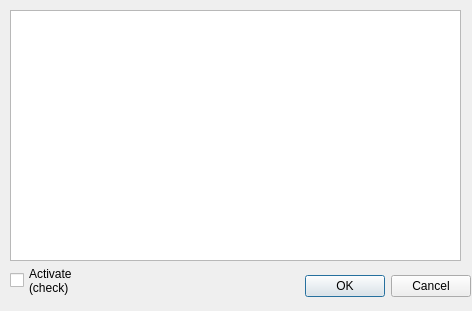
<?xml version="1.0" encoding="UTF-8"?>
<ui version="4.0">
 <class>foss4g2011_tutorial2_solution</class>
 <widget class="QDialog" name="foss4g2011_tutorial2_solution">
  <property name="geometry">
   <rect>
    <x>0</x>
    <y>0</y>
    <width>472</width>
    <height>311</height>
   </rect>
  </property>
  <property name="windowTitle">
   <string>foss4g2011_tutorial2_solution</string>
  </property>
  <widget class="QDialogButtonBox" name="buttonBox">
   <property name="geometry">
    <rect>
     <x>130</x>
     <y>270</y>
     <width>341</width>
     <height>32</height>
    </rect>
   </property>
   <property name="orientation">
    <enum>Qt::Horizontal</enum>
   </property>
   <property name="standardButtons">
    <set>QDialogButtonBox::Cancel|QDialogButtonBox::Ok</set>
   </property>
  </widget>
  <widget class="QCheckBox" name="chkActive">
   <property name="geometry">
    <rect>
     <x>10</x>
     <y>260</y>
     <width>98</width>
     <height>41</height>
    </rect>
   </property>
   <property name="text">
    <string>Activate
(check)</string>
   </property>
  </widget>
  <widget class="QTextBrowser" name="txtFeedback">
   <property name="geometry">
    <rect>
     <x>10</x>
     <y>10</y>
     <width>451</width>
     <height>251</height>
    </rect>
   </property>
  </widget>
 </widget>
 <resources/>
 <connections>
  <connection>
   <sender>buttonBox</sender>
   <signal>accepted()</signal>
   <receiver>foss4g2011_tutorial2_solution</receiver>
   <slot>accept()</slot>
   <hints>
    <hint type="sourcelabel">
     <x>248</x>
     <y>254</y>
    </hint>
    <hint type="destinationlabel">
     <x>157</x>
     <y>274</y>
    </hint>
   </hints>
  </connection>
  <connection>
   <sender>buttonBox</sender>
   <signal>rejected()</signal>
   <receiver>foss4g2011_tutorial2_solution</receiver>
   <slot>reject()</slot>
   <hints>
    <hint type="sourcelabel">
     <x>316</x>
     <y>260</y>
    </hint>
    <hint type="destinationlabel">
     <x>286</x>
     <y>274</y>
    </hint>
   </hints>
  </connection>
 </connections>
</ui>
